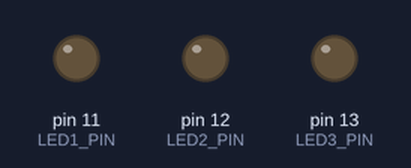
Bench run of a sketch on a simulated Arduino Uno, built with avr-gcc and run on an emulated ATmega328P. On the bench: output pins drawn as LEDs (lit = HIGH).

Above: at 0.5 s.
At 1.5 s:
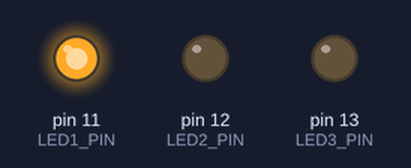
At 3.5 s:
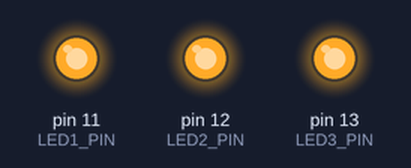
At 4.5 s:
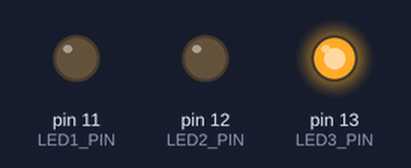
At 5.5 s:
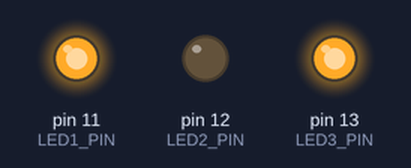
At 6.5 s:
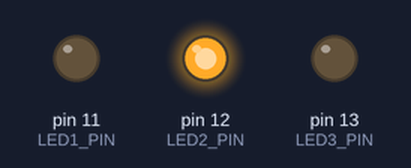
Timing chart, 0 to 7.8 s (numbered marks = the images above):
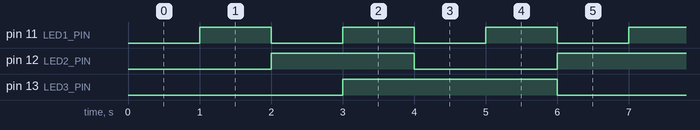

The sketch:

delayx_with_call_back.ino
```cpp
#include "delayx.h"

// Forward declare the callback functions
void toggleLED1();
void toggleLED2();
void toggleLED3();

// LED pins
#define LED1_PIN 11
#define LED2_PIN 12
#define LED3_PIN 13

// LED states (on or off)
bool led1State = false;
bool led2State = false;
bool led3State = false;

// Delay timers for each LED
delayx delay1(1000, toggleLED1);  // 1 second delay for LED 1
delayx delay2(2000, toggleLED2);  // 1 second delay for LED 2
delayx delay3(3000, toggleLED3);  // 1 second delay for LED 3

void setup() {
  // Initialize LEDs as OUTPUT
  pinMode(LED1_PIN, OUTPUT);
  pinMode(LED2_PIN, OUTPUT);
  pinMode(LED3_PIN, OUTPUT);

  // Optionally, start with all LEDs off
  digitalWrite(LED1_PIN, LOW);
  digitalWrite(LED2_PIN, LOW);
  digitalWrite(LED3_PIN, LOW);
}

void loop() {
  // Regular code running in the loop

  // Update delay timers
  delay1.update();
  delay2.update();
  delay3.update();
}

// Callback functions to toggle LEDs
void toggleLED1() {
  led1State = !led1State;  // Toggle the state
  digitalWrite(LED1_PIN, led1State ? HIGH : LOW);  // Set the LED state
}

void toggleLED2() {
  led2State = !led2State;  // Toggle the state
  digitalWrite(LED2_PIN, led2State ? HIGH : LOW);  // Set the LED state
}

void toggleLED3() {
  led3State = !led3State;  // Toggle the state
  digitalWrite(LED3_PIN, led3State ? HIGH : LOW);  // Set the LED state
}
```

delayx.h
```cpp
class delayx {
  private:
    unsigned long interval;
    unsigned long previousMillis;
    void (*callback)();  // Function pointer for the callback

  public:
    // Constructor with interval and an optional callback function
    delayx(unsigned long interval, void (*callbackFunc)() = nullptr) {
      this->interval = interval;
      this->callback = callbackFunc;
      this->previousMillis = 0;
    }

    // Check if the delay has finished and call the callback if set
    void update() {
      if (millis() - previousMillis >= interval) {
        previousMillis = millis();  // Reset the timer

        // If a callback function is provided, call it
        if (callback != nullptr) {
          callback();
        }
      }
    }

    // Optional method to manually reset the delay
    void reset() {
      previousMillis = millis();
    }
};
```

Measured:
- by itself, pin 11 (LED1_PIN): alternates HIGH for 1.0 s and LOW for 1.0 s
- by itself, pin 12 (LED2_PIN): alternates HIGH for 2.0 s and LOW for 2.0 s
- by itself, pin 13 (LED3_PIN): alternates HIGH for 3.0 s and LOW for 3.0 s
